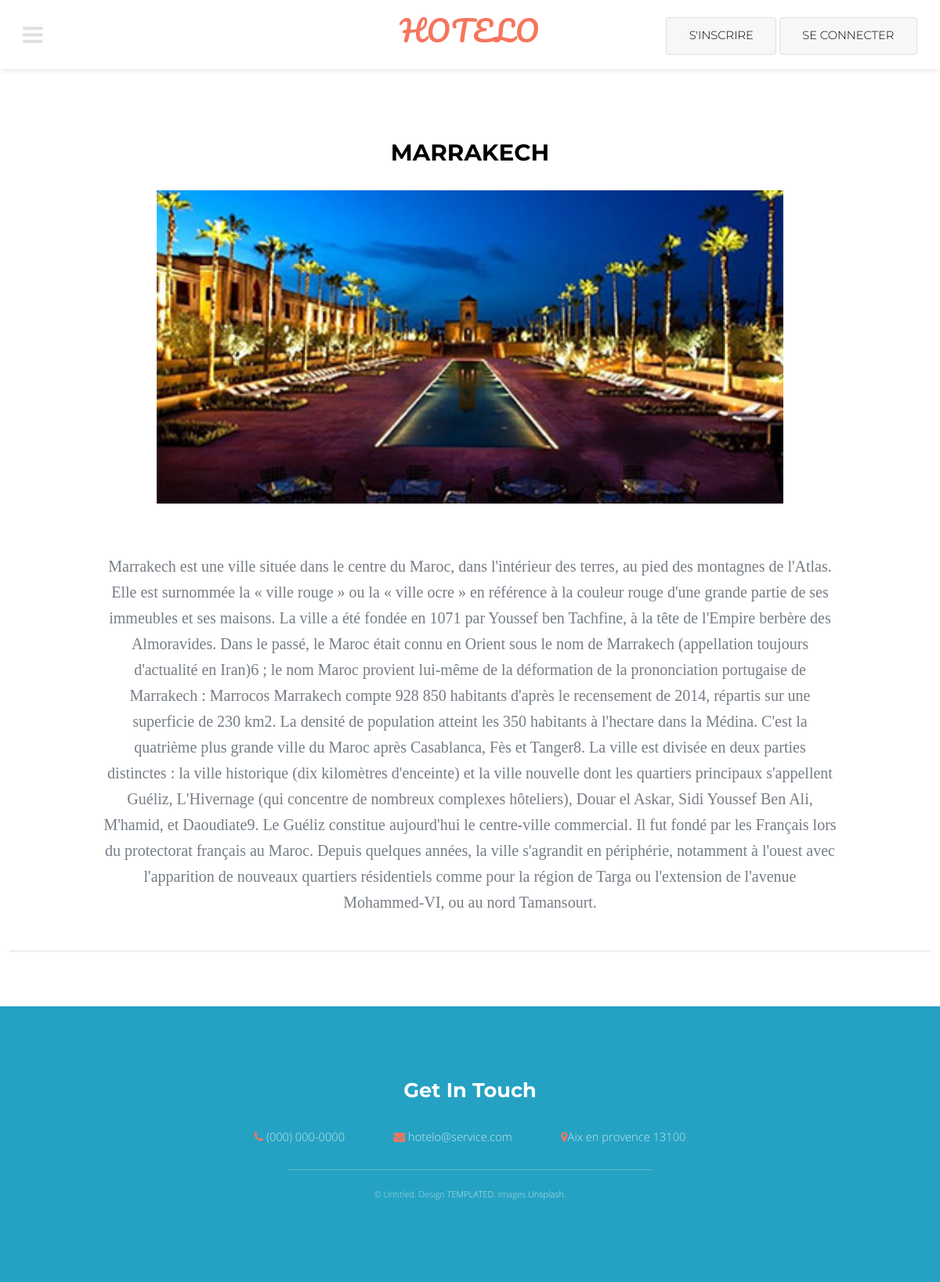
/afficher_actualite.php?id=3, run on the app's committed database.
### tables this page shows
CREATE TABLE `actualite` (
  `id` int(11) NOT NULL,
  `titre` varchar(255) NOT NULL,
  `texte` text NOT NULL,
  `image` varchar(255) NOT NULL
);

### afficher_actualite.php (the view, shortened to what this page needs)
<!DOCTYPE HTML>
<html>
	<head>
		<link rel="stylesheet" href="assets/css/main.css" />
		<link rel="stylesheet" href="assets/css/style.css" />
	</head>
	<body class="subpage">
			<section id="main" class="wrapper" >
				<div class="inner">
					<?php
						$dbb=new PDO('mysql:host=localhost;dbname=hotelo','root','');
						$reponse = $dbb->query("SELECT * FROM actualite where id =". $_GET['id']);
						while ($donne=$reponse->fetch())
							{
								$titre=$donne['titre'];
								$texte=$donne['texte'];
								$image=$donne['image'];
					?>
					<center>
					<header class="align-center">
						<h1><?php echo $titre; ?></h1>
					</header>
						<div class="chambre" >
							<img width="800" height="400" src="<?php echo "admin/pages/".$image;?>"/>
						<div class="detailChambre" style="width:1000px;">
						<br>
							<p style="font-size:20px;"><?php echo $texte; ?></p>
							</center>
						</div>
						<hr color="black">
					<?php
							}
				?>
			</section>
			<footer id="footer">
				<div class="inner">
					<h2>Get In Touch</h2>
					<ul class="actions">
						<li><span class="icon fa-phone"></span> <a href="#">(000) 000-0000</a></li>
						<li><span class="icon fa-envelope"></span> <a href="#">hotelo@service.com</a></li>
						<li><span class="icon fa-map-marker"></span>Aix en provence 13100</li>
					</ul>
				</div>
				<div class="copyright">
					&copy; Untitled. Design <a href="https://templated.co">TEMPLATED</a>. Images <a href="https://unsplash.com">Unsplash</a>.
				</div>
			</footer>
	</body>
</html>

### assets/css/style.css (style rules this page uses)
.chambre { font-family: cambria; }
.detailChambre { display: inline-block; width:56%; padding: 3%; }
.detailChambre * { margin: 0px; }
hr { margin: 1%; }

### data on the page
actualite: titre "MARRAKECH", image (picture), texte "Marrakech est une ville située dans le centre du Maroc, dans l'intérieur des terres, au pied des montagnes de l'Atlas. Elle est surnommée la « ville rouge » ou la « ville ocre » en référence à la couleur rouge d'une grande partie de ses immeubles et ses maisons. La ville a été fondée en 1071 par Youssef ben Tachfine, à la tête de l'Empire berbère des Almoravides. Dans le passé, le Maroc était connu en Orient sous le nom de Marrakech (appellation toujours d'actualité en Iran)6 ; le nom Maroc provient lui-même de la déformation de la prononciation portugaise de Marrakech : Marrocos Marrakech compte 928 850 habitants d'après le recensement de 2014, répartis sur une superficie de 230 km2. La…"
